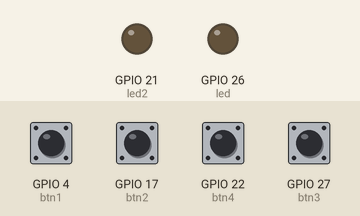
This program was run on a simulated Raspberry Pi (BCM pin numbers). On the bench: output pins drawn as LEDs (lit = HIGH). The test bench sets the inputs (shaded band); at power-on: GPIO 4 (btn1), GPIO 17 (btn2), GPIO 22 (btn4), GPIO 27 (btn3) HIGH.

Above: at 1.2 s.
1.3 s: GPIO 17 (btn2) pulled LOW for 0.15 s
At 1.38 s:
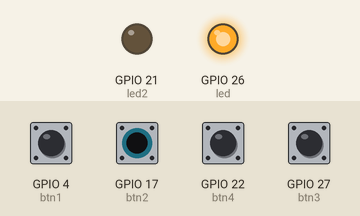
2.9 s: GPIO 22 (btn4) pulled LOW for 0.15 s
At 2.97 s:
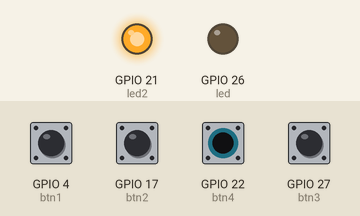
4.5 s: GPIO 17 (btn2) driven LOW and GPIO 22 (btn4) driven LOW
At 4.9 s:
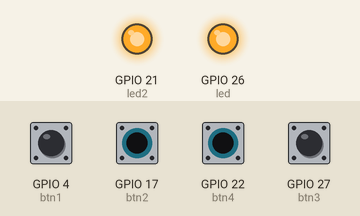
6.0 s: GPIO 17 (btn2) driven HIGH
At 7.0 s:
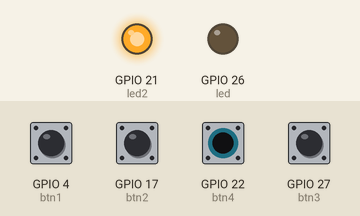
7.5 s: GPIO 17 (btn2) driven LOW
At 8.3 s:
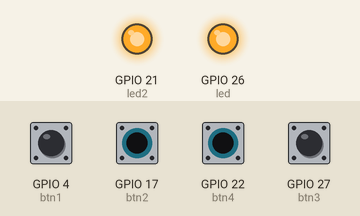
Timing chart, 0 to 10.0 s (numbered marks = the images above; inputs shaded):
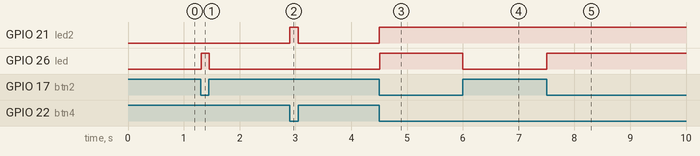

The program:

multiple_buttons_and_leds.py
```python
from gpiozero import LED, Button
from signal import pause

# two leds
led = LED(26)
led2 = LED(21)

# four buttons
btn1 = Button(4)
btn2 = Button(17)
btn3 = Button(27)
btn4 = Button(22)

# having two sources to control the button
led.source = btn1
led.source = btn2
led2.source = btn3
led2.source = btn4


pause()
```

Measured:
- after the input at 1.3 s, GPIO 26 (led): LOW → HIGH at once, → LOW 0.15 s later
- after the input at 2.9 s, GPIO 21 (led2): LOW → HIGH at once, → LOW 0.15 s later
- after the input at 4.5 s, GPIO 21 (led2), GPIO 26 (led): LOW → HIGH at once
- after the input at 6.0 s, GPIO 26 (led): HIGH → LOW at once
- after the input at 7.5 s, GPIO 26 (led): LOW → HIGH at once
